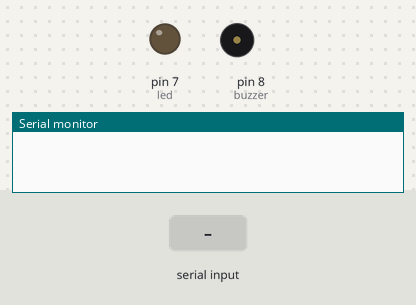
Bench run of a sketch on a simulated Arduino Uno, built with avr-gcc and run on an emulated ATmega328P. Shown: output pins drawn as LEDs (lit = HIGH), buzzer (waves = sounding), the last lines printed to the serial monitor. Inputs (shaded band) come from the test bench.

Above: at 1.2 s.
1.3 s: byte 126 (126) received over Serial
At 2.4 s:
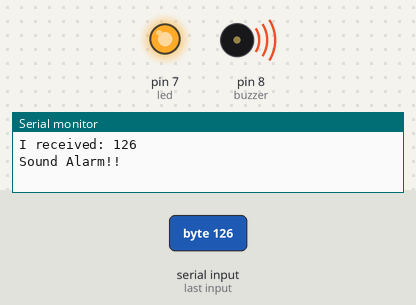
2.8 s: "1" received over Serial
At 3.5 s:
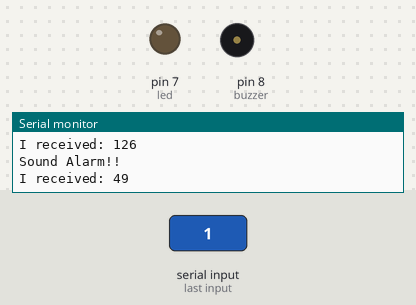
Timing chart, 0 to 5.8 s (numbered marks = the images above; inputs shaded):
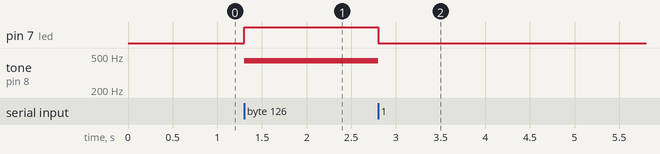

The sketch:

nano_code.ino
```cpp
#define buzzer 8
#define led 7
void setup() {

  Serial.begin(115200);
  pinMode(led,OUTPUT);
  pinMode(buzzer,OUTPUT);
  while (!Serial) delay(10);
}

void loop() {
    if (Serial.available()>0)
    {
      int c=Serial.read();
      Serial.print("I received: ");
      Serial.println(c,DEC);
      if(c==126){
        tone(buzzer,440);
        digitalWrite(led,HIGH);
        Serial.println("Sound Alarm!!");
        delay(250);
      }
      else{
        noTone(buzzer);
        digitalWrite(led,LOW);
        delay(250);
      }
    }
  }
```

Measured:
- after the input at 1.3 s, pin 7 (led): LOW → HIGH at once; tone on pin 8 (buzzer): silent → 440 Hz at once
- after the input at 2.8 s, pin 7 (led): HIGH → LOW at once; tone on pin 8 (buzzer): 440 Hz → silent at once
